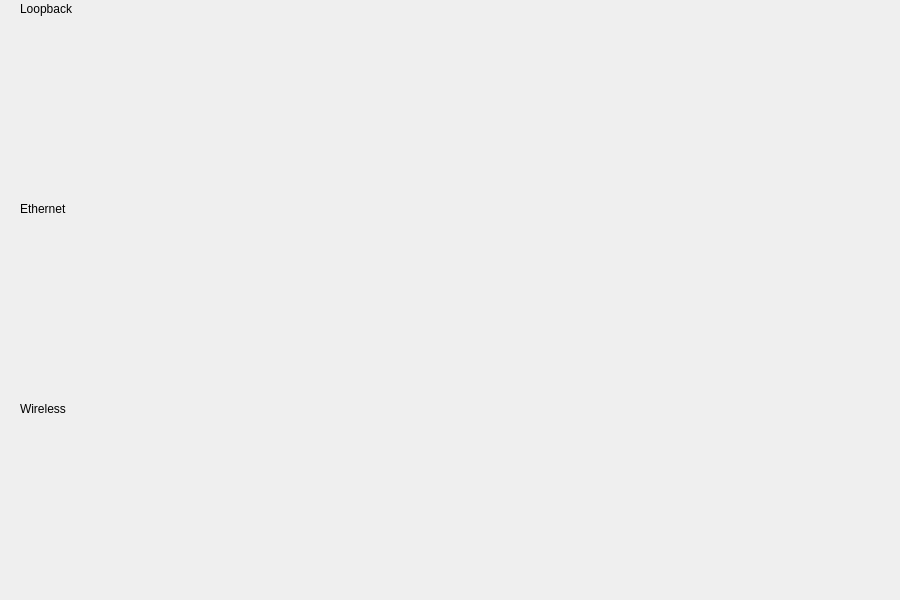
<?xml version="1.0" encoding="UTF-8"?>
<ui version="4.0">
 <class>NetworkPlot</class>
 <widget class="QDialog" name="NetworkPlot">
  <property name="geometry">
   <rect>
    <x>0</x>
    <y>0</y>
    <width>900</width>
    <height>600</height>
   </rect>
  </property>
  <property name="windowTitle">
   <string>Dialog</string>
  </property>
  <widget class="QCustomPlot" name="widget_plotnetuse_lo" native="true">
   <property name="geometry">
    <rect>
     <x>20</x>
     <y>20</y>
     <width>860</width>
     <height>150</height>
    </rect>
   </property>
  </widget>
  <widget class="QCustomPlot" name="widget_plotnetuse_eth" native="true">
   <property name="geometry">
    <rect>
     <x>20</x>
     <y>220</y>
     <width>860</width>
     <height>150</height>
    </rect>
   </property>
  </widget>
  <widget class="QCustomPlot" name="widget_plotnetuse_wl" native="true">
   <property name="geometry">
    <rect>
     <x>20</x>
     <y>420</y>
     <width>860</width>
     <height>150</height>
    </rect>
   </property>
  </widget>
  <widget class="QLabel" name="label_plot_lo">
   <property name="geometry">
    <rect>
     <x>20</x>
     <y>0</y>
     <width>67</width>
     <height>17</height>
    </rect>
   </property>
   <property name="text">
    <string>Loopback</string>
   </property>
  </widget>
  <widget class="QLabel" name="label_plot_eth">
   <property name="geometry">
    <rect>
     <x>20</x>
     <y>200</y>
     <width>67</width>
     <height>17</height>
    </rect>
   </property>
   <property name="text">
    <string>Ethernet</string>
   </property>
  </widget>
  <widget class="QLabel" name="label_plot_wl">
   <property name="geometry">
    <rect>
     <x>20</x>
     <y>400</y>
     <width>67</width>
     <height>17</height>
    </rect>
   </property>
   <property name="text">
    <string>Wireless</string>
   </property>
  </widget>
 </widget>
 <customwidgets>
  <customwidget>
   <class>QCustomPlot</class>
   <extends>QWidget</extends>
   <header location="global">qcustomplot.h</header>
   <container>1</container>
  </customwidget>
 </customwidgets>
 <resources/>
 <connections/>
</ui>
